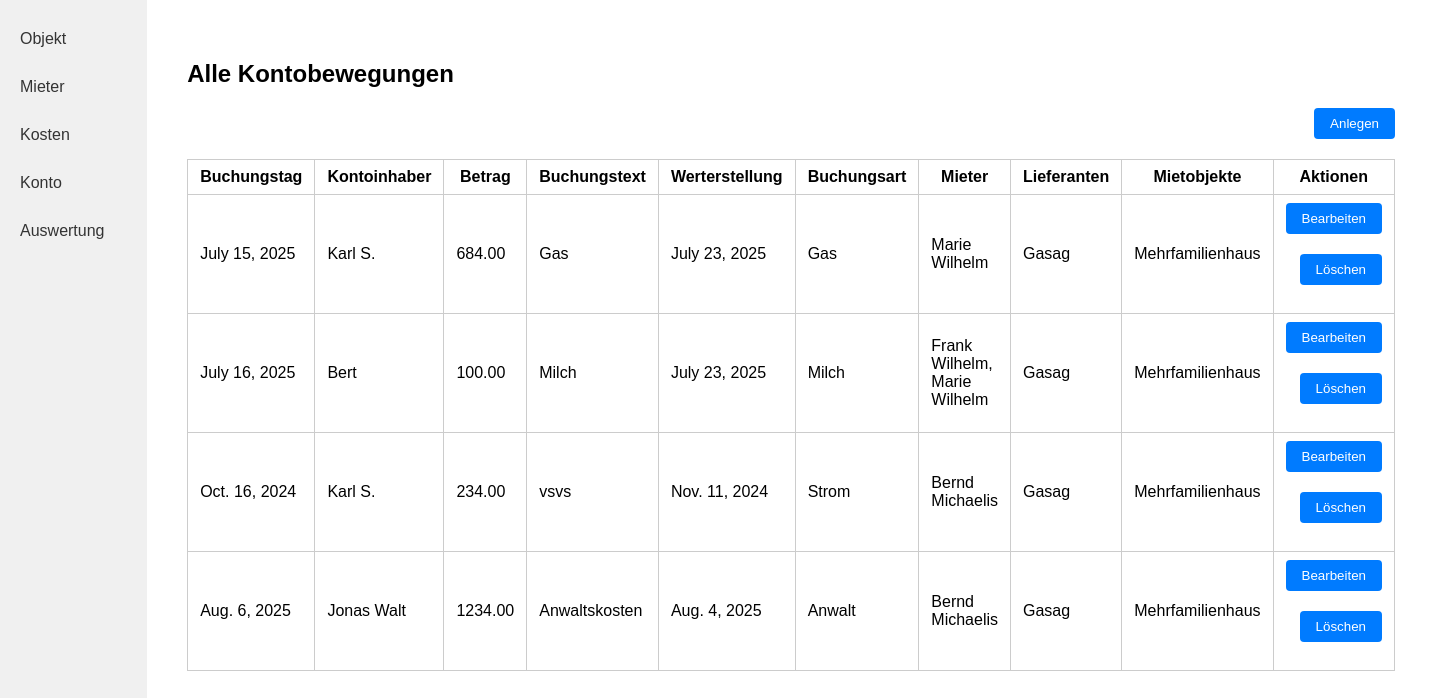
Before: /konto/ (signed in) with the older database file.
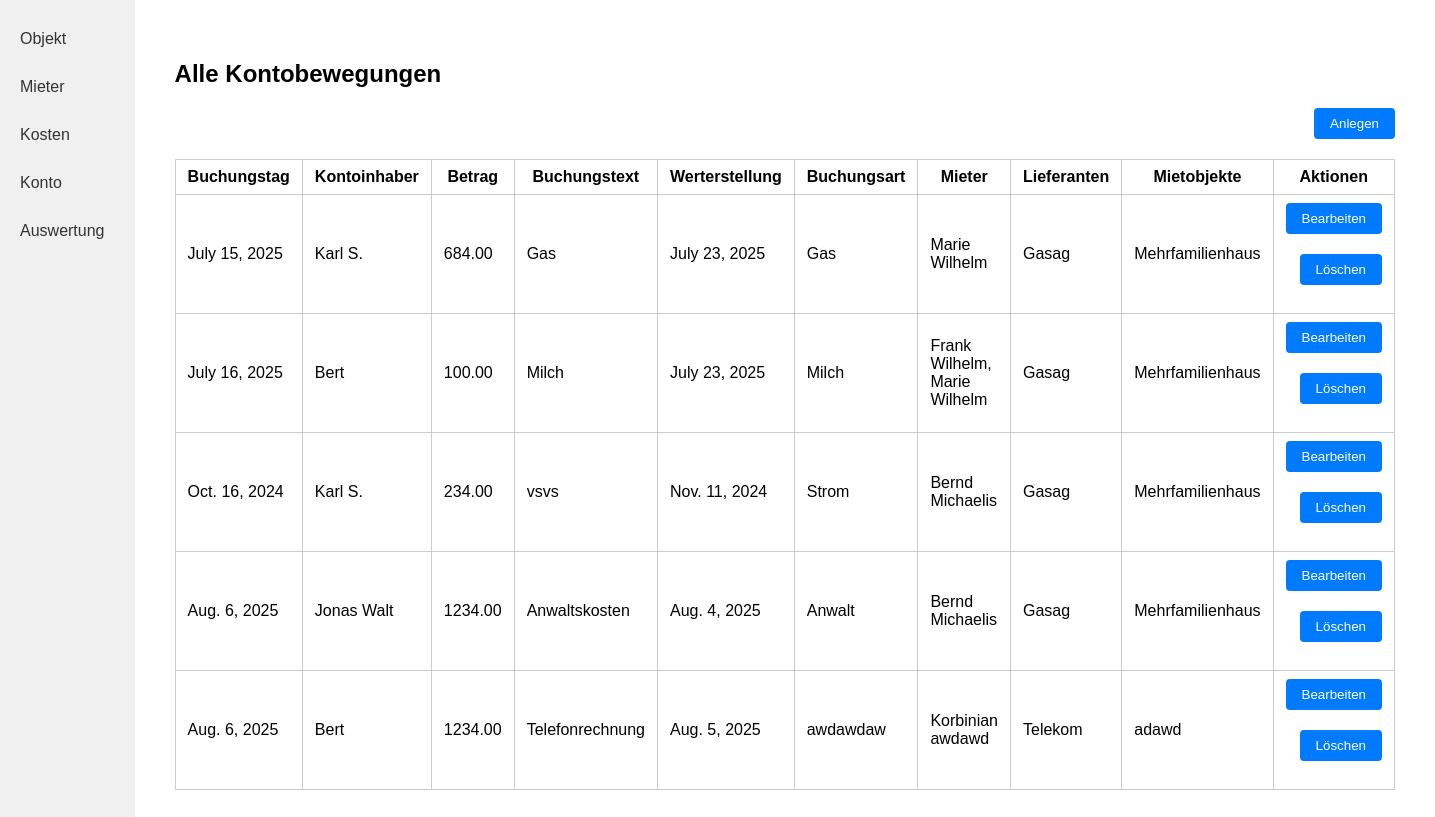
After: the same page with the newer database file.
### kostenpruefung_mietobjekte_app/models.py (models this page shows, shortened)
class Konto(models.Model):
    created_by = models.ForeignKey(User, on_delete=models.CASCADE, related_name="konto_created", null=True, blank=True)
    buchungstag = models.DateField()
    kontoinhaber = models.CharField(max_length=255)
    buchungstext = models.CharField(max_length=255) # (Aus Kontoauszug)
    betrag = models.DecimalField(max_digits=10, decimal_places=2, null=True, blank=True)
    werterstellung = models.DateField() # (Datum)
    buchungsart = models.ForeignKey('Rechnungsart', on_delete=models.PROTECT) # (Lastschrift - z.B. Ueberweisung)
    mieter = models.ManyToManyField('Mieter', blank=True)
    lieferanten = models.ManyToManyField('Lieferant')
    mietobjekt = models.ManyToManyField('Mietobjekt')

class Rechnungsart(models.Model):
    created_by = models.ForeignKey(User, on_delete=models.CASCADE, related_name="rechnungsarten_created", null=True, blank=True)
    name = models.CharField(max_length=255)
    farbe = models.CharField(
        max_length=7,
        default='#4e79a7',
        help_text='Farbe für Diagramme (Hex-Code, z.B. #FF5733)'
    )
    def __str__(self):
        return self.name

class Mieter(models.Model):
    created_by = models.ForeignKey(User, on_delete=models.CASCADE, related_name="mieter_created", null=True, blank=True)
    vorname = models.CharField(max_length=255)
    nachname = models.CharField(max_length=255)
    telefon = models.CharField(max_length=100)
    e_mail = models.EmailField()
    geburtsdatum = models.DateField()

class Lieferant(models.Model):
    created_by = models.ForeignKey(User, on_delete=models.CASCADE, related_name="lieferanten_created", null=True, blank=True)
    firmenname = models.CharField(max_length=255)
    vorname = models.CharField(max_length=255)
    nachname = models.CharField(max_length=255)
    strasse = models.CharField(max_length=255)
    hausnummer = models.CharField(max_length=10)
    plz = models.CharField(max_length=10) # 2 - 10 characters (numbers and letters)
    ort = models.CharField(max_length=100)
    land = models.CharField(max_length=100)
    e_mail = models.EmailField()
    telefon = models.CharField(max_length=100)

class Mietobjekt(models.Model):
    created_by = models.ForeignKey(User, on_delete=models.CASCADE, related_name="mietobjekte_created", null=True, blank=True)
    name = models.CharField(max_length=255)
    strasse_hausnummer = models.CharField(max_length=255)
    plz = models.CharField(max_length=10) # 2 - 10 characters (numbers and letters)
    ort = models.CharField(max_length=100)
    land = models.CharField(max_length=100)
    FARBE_CHOICES = [
        ('rot', 'Rot'),
        ('blau', 'Blau'),
        ('gruen', 'Grün'),
        ('gelb', 'Gelb'),
        ('schwarz', 'Schwarz'),
    ]
    farbe = models.CharField(max_length=20, choices=FARBE_CHOICES)

### kostenpruefung_mietobjekte_app/views.py (the view)
# urls.py: path('konto/', konto, name='konto'),
@login_required
def konto(request):
    konten = Konto.objects.filter(created_by=request.user)
    return render(request, 'kostenpruefung_mietobjekte_app/konto.html', {'konten': konten})

### kostenpruefung_mietobjekte_app/templates/kostenpruefung_mietobjekte_app/konto.html (shortened to what this page needs)
{% load static %}
<!DOCTYPE html>
<html lang="de">
<head>
    <link rel="stylesheet" href="{% static 'kostenpruefung_mietobjekte_app/style.css' %}">
</head>
<body>
<div class="flex-container">
    <nav class="sidebar">
        <a class="sidebar-link" href="{% url 'kostenpruefung_mietobjekte_app:objekt_index' %}">Objekt</a>
        <a class="sidebar-link" href="{% url 'kostenpruefung_mietobjekte_app:mieter_laufend' %}">Mieter</a>
        <a class="sidebar-link" href="{% url 'kostenpruefung_mietobjekte_app:rechnungen' %}">Kosten</a>
        <a class="sidebar-link" href="{% url 'kostenpruefung_mietobjekte_app:konto' %}">Konto</a>
        <a class="sidebar-link" href="{% url 'kostenpruefung_mietobjekte_app:auswertung' %}">Auswertung</a>
    </nav>
    <div class="main-content">
        <h2>Alle Kontobewegungen</h2>
        <form action="{% url 'kostenpruefung_mietobjekte_app:konto_create' %}" method="get" style="margin-bottom: 16px;">
            <button class="action-btn" type="submit">Anlegen</button>
        </form>
        <table class="object-table">
            <tr>
                <th>Buchungstag</th>
                <th>Kontoinhaber</th>
                <th>Betrag</th>
                <th>Buchungstext</th>
                <th>Werterstellung</th>
                <th>Buchungsart</th>
                <th>Mieter</th>
                <th>Lieferanten</th>
                <th>Mietobjekte</th>
                <th>Aktionen</th>
            </tr>
            {% for k in konten %}
            <tr>
                <td>{{ k.buchungstag }}</td>
                <td>{{ k.kontoinhaber }}</td>
                <td>{{ k.betrag }}</td>
                <td>{{ k.buchungstext }}</td>
                <td>{{ k.werterstellung }}</td>
                <td>{{ k.buchungsart }}</td>
                <td>
                    {% for m in k.mieter.all %}
                        {{ m.vorname }} {{ m.nachname }}{% if not forloop.last %},<br>{% endif %}
                    {% endfor %}
                </td>
                <td>
                    {% for l in k.lieferanten.all %}
                        {{ l.firmenname }}{% if not forloop.last %},<br>{% endif %}
                    {% endfor %}
                </td>
                <td>
                    {% for obj in k.mietobjekt.all %}
                        {{ obj.name }}{% if not forloop.last %},<br>{% endif %}
                    {% endfor %}
                </td>
                <td class="objekt-actions">
                    <form action="{% url 'kostenpruefung_mietobjekte_app:konto_update' k.id %}" method="get" class="inline-form">
                        <button class="action-btn" type="submit">Bearbeiten</button>
                    </form>
                    <form action="{% url 'kostenpruefung_mietobjekte_app:konto_delete' k.id %}" method="get" class="inline-form">
                        <button class="action-btn" type="submit">Löschen</button>
                    </form>
                </td>
            </tr>
            {% empty %}
            <tr>
                <td colspan="9">Keine Kontobewegungen vorhanden.</td>
            </tr>
            {% endfor %}
        </table>
    </div>
</div>
</body>
</html>

Changed rows visible on the page:
added Konto: buchungstag "Aug. 6, 2025", kontoinhaber "Bert", betrag "1234.00", buchungstext "Telefonrechnung", werterstellung "Aug. 5, 2025", buchungsart "awdawdaw"
added Mieter: vorname "Korbinian", nachname "awdawd", shown under "Aug. 6, 2025"
added Lieferant: firmenname "Telekom", shown under "Aug. 6, 2025"
added Mietobjekt: name "adawd", shown under "Aug. 6, 2025"
